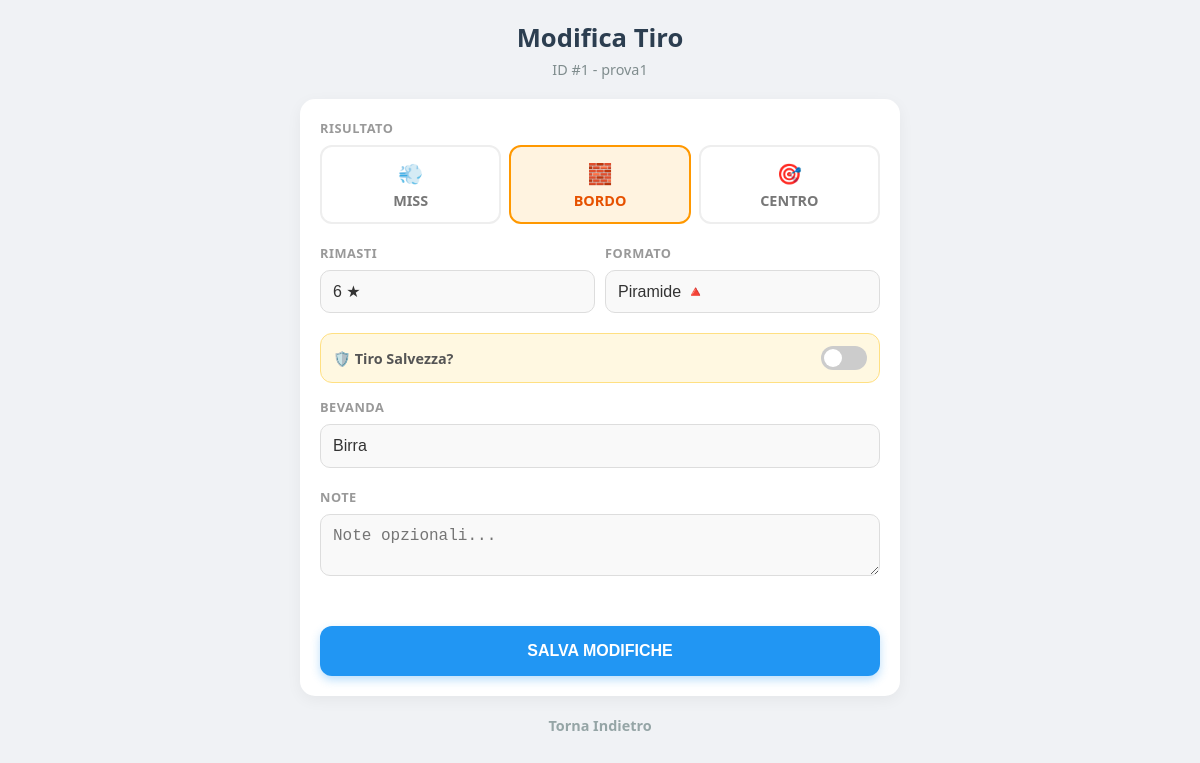
/edit/prova1/1, run on the app's committed database.
### app/models.py (models this page shows, shortened)
class PlayerRecord(db.Model):
    __tablename__ = 'records'
    id = db.Column(db.Integer, primary_key=True)
    match_id = db.Column(db.Integer, db.ForeignKey('active_matches.id'), nullable=True)
    player_id = db.Column(db.Integer, db.ForeignKey('players.id'), nullable=False)
    teammate_id = db.Column(db.Integer, nullable=True) # ID del compagno
    opponent1_id = db.Column(db.Integer, nullable=True) # ID avversario 1
    opponent2_id = db.Column(db.Integer, nullable=True) # ID avversario 2
    shot_number = db.Column(db.Integer, default=1)
    miss = db.Column(db.String(10), default="No")
    bordo = db.Column(db.String(10), default="No")
    centro = db.Column(db.String(10), default="No")
    bicchiere_colpito = db.Column(db.String(255))
    cups_own = db.Column(db.Integer, default=0)
    cups_opp = db.Column(db.Integer, default=0)
    timestamp = db.Column(db.DateTime, default=datetime.now)
    match_date = db.Column(db.String(20)) # Es: "2023-10-25"
    match_hour = db.Column(db.Integer)    # Es: 22 (solo l'ora, senza minuti)
    is_overtime = db.Column(db.Boolean, default=False) # Era redemption/overtime?
    match_result = db.Column(db.String(10), nullable=True) # "Win" o "Loss" (aggiornato a fine partita)
    note = db.Column(db.Text)
    tiro_salvezza = db.Column(db.String(10), default="No")
    bicchieri_multipli = db.Column(db.String(20), nullable=True)
    formato = db.Column(db.String(20))
    postazione = db.Column(db.String(20))
    bevanda = db.Column(db.String(50))
    @property
    def ora(self):
        return self.timestamp.strftime("%H:%M")

### app/main/modifiche_manuali.py (the view, shortened to what this page needs)
@bp.route('/edit/<player_name>/<int:id>', methods=['GET', 'POST'])
def edit_record(player_name, id):
    record = PlayerRecord.query.get_or_404(id)
    return render_template('edit_record.html', record=record, player_name=player_name)

### app/templates/edit_record.html (shortened to what this page needs)
<!DOCTYPE html>
<html lang="it">
<head>
</head>
<body>
<div class="container">
    <h1>Modifica Tiro</h1>
    <div class="subtitle">ID #{{ record.id }} - {{ player_name }}</div>
    <form method="POST">
        <div class="form-group">
            <div class="section-title">Risultato</div>
            <div class="result-options">
                <label for="opt_miss" class="result-label"><span class="result-icon">💨</span>MISS</label>
                <label for="opt_bordo" class="result-label"><span class="result-icon">🧱</span>BORDO</label>
                <label for="opt_centro" class="result-label"><span class="result-icon">🎯</span>CENTRO</label>
            </div>
        </div>
        <div class="form-group flex-row">
            <div class="flex-col">
                <div class="section-title">Rimasti</div>
                <select name="numero_bicchieri" required>
                    <option value="6" {% if record.numero_bicchieri == '6' %}selected{% endif %}>6 ★</option>
                </select>
            </div>
            <div class="flex-col">
                <div class="section-title">Formato</div>
                <select id="formato" name="formato" onchange="updateBicchiereColpitoOptions()" required>
                    <option value="Piramide" {% if record.formato == 'Piramide' %}selected{% endif %}>Piramide 🔺</option>
                </select>
            </div>
        </div>
        <div class="save-throw-wrapper">
            <span style="font-weight:600; color:#555; font-size:0.9em;">🛡️ Tiro Salvezza?</span>
            <label class="switch">
                <span class="slider"></span>
            </label>
        </div>
        <div class="form-group" style="margin-top: 15px;">
            <div class="section-title">Bevanda</div>
            <input type="text" name="bevanda" value="{{ record.bevanda }}" placeholder="Es. Birra">
        </div>
        <div class="form-group">
            <div class="section-title">Note</div>
            <textarea name="note" placeholder="Note opzionali...">{{ record.note }}</textarea>
        </div>
        <button type="submit" class="btn-submit">SALVA MODIFICHE</button>
    </form>
    <a href="{{ url_for('main.index', player_name=player_name) }}" class="btn-cancel">Torna Indietro</a>
</div>
</body>
</html>

### app/templates/edit_record.html (style rules this page uses)
* { box-sizing: border-box; -webkit-tap-highlight-color: transparent; }
body { font-family: 'Segoe UI', Tahoma, Geneva, Verdana, sans-serif; background: #f0f2f5; margin: 0; padding: 10px; color: #333; }
.container { width: 100%; max-width: 600px; margin: 0 auto; padding-bottom: 40px; }
h1 { text-align: center; color: #2c3e50; font-size: 1.6em; margin: 10px 0 5px 0; }
.subtitle { text-align: center; color: #7f8c8d; margin-bottom: 20px; font-size: 0.9em; }
form { background: white; border-radius: 15px; padding: 20px; box-shadow: 0 4px 15px rgba(0,0,0,0.05); width: 100%; }
.section-title { font-size: 0.8em; text-transform: uppercase; color: #999; margin-bottom: 8px; font-weight: 700; letter-spacing: 0.5px; }
.form-group { margin-bottom: 20px; width: 100%; }
.result-options { display: flex; gap: 8px; width: 100%; }
.result-label { flex: 1; text-align: center; padding: 12px 5px; border-radius: 12px; border: 2px solid #eee; cursor: pointer; font-weight: 600; color: #777; font-size: 0.9em; display: flex; flex-direction: column; align-items: center; justify-content: center; }
.result-icon { font-size: 1.4em; margin-bottom: 4px; display: block; }
#opt_bordo:checked + label { background: #fff3e0; border-color: #ff9800; color: #e65100; }
select, input[type="text"], textarea { width: 100%; padding: 12px; border-radius: 10px; border: 1px solid #ddd; background: #f9f9f9; font-size: 16px; color: #333; appearance: none; }
textarea { resize: vertical; min-height: 60px; }
.flex-row { display: flex; gap: 10px; }
.flex-col { flex: 1; }
.save-throw-wrapper { background: #fff8e1; padding: 12px; border-radius: 12px; border: 1px solid #ffe082; display: flex; justify-content: space-between; align-items: center; margin-top: 5px; }
.switch { position: relative; display: inline-block; width: 46px; height: 24px; }
.slider { position: absolute; cursor: pointer; top: 0; left: 0; right: 0; bottom: 0; background-color: #ccc; transition: .4s; border-radius: 34px; }
.slider:before { position: absolute; content: ""; height: 18px; width: 18px; left: 3px; bottom: 3px; background-color: white; transition: .4s; border-radius: 50%; }
.btn-submit { width: 100%; padding: 16px; background: #2196F3; color: white; border: none; border-radius: 12px; font-size: 1em; font-weight: 700; cursor: pointer; margin-top: 25px; box-shadow: 0 4px 10px rgba(33, 150, 243, 0.3); }
.btn-cancel { display: block; text-align: center; margin-top: 20px; color: #95a5a6; text-decoration: none; font-weight: 600; font-size: 0.9em; }

### data on the page
PlayerRecord: id "1", formato "Piramide 🔺", bevanda "Birra"

### other printed values
{{ player_name }} "prova1"
